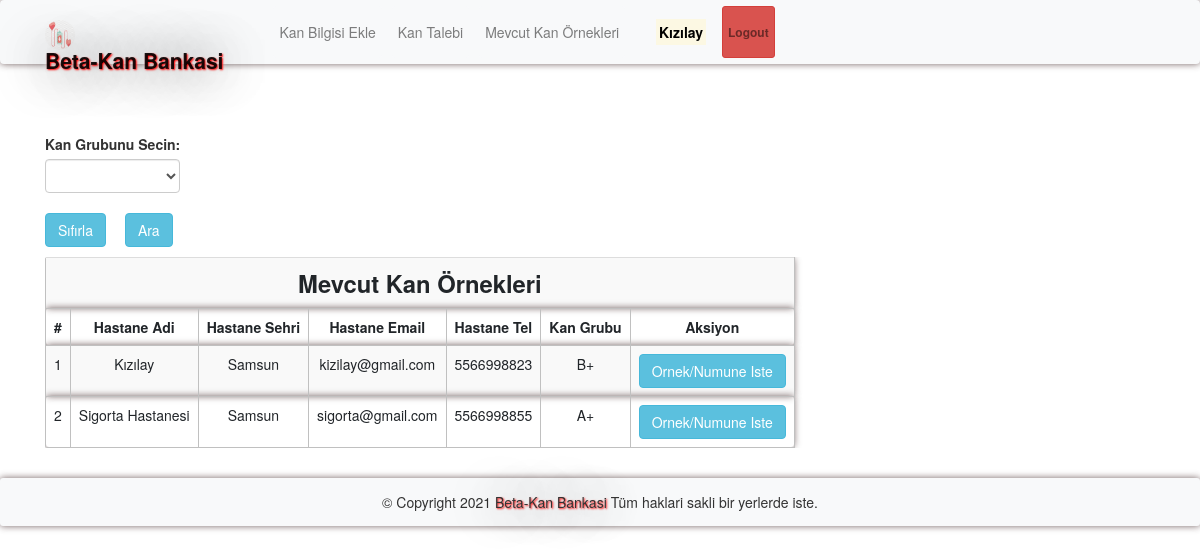
Page /abs.php (signed in) on the committed database.
### tables this page shows
CREATE TABLE `bloodinfo` (
  `bid` int(11) NOT NULL,
  `hid` int(11) NOT NULL,
  `bg` varchar(10) NOT NULL
);

CREATE TABLE `hospitals` (
  `id` int(11) NOT NULL,
  `hname` varchar(100) NOT NULL,
  `hemail` varchar(100) NOT NULL,
  `hpassword` varchar(100) NOT NULL,
  `hphone` varchar(100) NOT NULL,
  `hcity` varchar(100) NOT NULL
);

### message.php (called while the page is built, shortened)
<?php $counter=0; if(isset($_GET['msg'])) { ?>
	<div class="col-5 alert alert alert-success alert-dismissible fade show card" id="message">
		<button type="button" class="close" data-dismiss="alert" title="close">&times;</button><?php echo $_GET['msg'];?>
	</div>
<?php }?>

### abs.php (the view, shortened to what this page needs)
<?php
require 'file/connection.php';
if(isset($_GET['Ara']))
{
    $searchKey = $_GET['Ara'];
    $sql = "select bloodinfo.*, hospitals.* from bloodinfo, hospitals WHERE bloodinfo.hid=hospitals.id && bg LIKE '%$searchKey%'";
}
else{
    $sql = "select bloodinfo.*, hospitals.* from bloodinfo, hospitals WHERE bloodinfo.hid=hospitals.id";
}
$result = mysqli_query($conn, $sql);
?>
<!DOCTYPE html>
<html>
<?php require 'head.php'; ?>
<body>
    <?php require 'header.php'; ?>
    <div class="container cont">
        <?php require 'message.php'; ?>
        <div class="row col-lg-8 col-md-8 col-sm-12 mb-3">
            <form method="get" action="" style="margin-top:-20px; ">
            <label class="font-weight-bolder">Kan Grubunu Secin:</label>
               <select name="Ara" class="form-control">
               <option><?php echo @$_GET['Ara']; ?></option>
               <option value="A+">A+</option>
               </select><br>
               <a href="abs.php" class="btn btn-info mr-4"> Sıfırla</a>
               <input type="submit" name="submit" class="btn btn-info" value="Ara">
           </form>
        </div>
        <table class="table table-responsive table-striped rounded mb-5">
            <tr><th colspan="7" class="title">Mevcut Kan Örnekleri</th></tr>
            <tr>
                <th>#</th>
                <th>Hastane Adi</th>
                <th>Hastane Sehri</th>
                <th>Hastane Email</th>
                <th>Hastane Tel</th>
                <th>Kan Grubu</th>
                <th>Aksiyon</th>
            </tr>
        <?php while($row = mysqli_fetch_array($result)) { ?>
            <tr>
                <td><?php echo ++$counter;?></td>
                <td><?php echo $row['hname'];?></td>
                <td><?php echo ($row['hcity']); ?></td>
                <td><?php echo ($row['hemail']); ?></td>
                <td><?php echo ($row['hphone']); ?></td>
                <td><?php echo ($row['bg']); ?></td>
                <form action="file/request.php" method="post">
                <?php if (isset($_SESSION['hid'])) {
                ?>
                <td>
                <a href="javascript:void(0);" class="btn btn-info hospital">Ornek/Numune Iste</a></td>
                <?php }
                    else {(isset($_SESSION['rid']))
                ?>
                <td>
                <input type="submit" name="request" class="btn btn-info" value="Request Sample"></td>
                <?php } ?>
                </form>
            </tr>
        <?php } ?>
        </table>
    </div>
    <?php require 'footer.php'
    ?>
</body>

### head.php (shortened to what this page needs)
<head>
    <link rel="stylesheet" href="https://maxcdn.bootstrapcdn.com/bootstrap/4.5.0/css/bootstrap.min.css">
    <link rel="stylesheet" type="text/css" href="../library/css/bootstrap.min.css"/>
    <link href="css/style.css" rel="stylesheet"/>
</head>

### header.php (shortened to what this page needs)
<nav class="navbar navbar-expand-sm navbar-light bg-light sticky-top">
	<div class="container">
		<a class="navbar-brand" href="index.php"><img src="image/favicon.png" width="30" height="30" class="rounded-circle">Beta-Kan Bankasi </a>
          <div class="collapse navbar-collapse" id="collapsibleNavbar">
        <?php if (isset($_SESSION['hid'])) { ?>
		<ul class="navbar-nav ml-auto">
			<li class="nav-item">
				<a class="nav-link btn btn-light" href="bloodinfo.php">Kan Bilgisi Ekle</a>
            </li>
            <li class="nav-item">
                <a class="nav-link btn btn-light" href="bloodrequest.php">Kan Talebi</a>
            </li>
			<li class="nav-item">
				<a class="nav-link btn btn-light" href="abs.php">Mevcut Kan Örnekleri</a>
            </li>
            <li class="nav-item">
                <a href="hprofile.php?id=<?php echo $_SESSION['hid']; ?>" class="nav-link btn font-weight-bold"><img src="image/hospital.png" width="15" height="15" class="rounded-circle"><mark><?php echo $_SESSION['hname']; ?></mark></a>
            </li>
            <li class="nav-item">
                <a class="nav-link btn btn-danger btn-sm font-weight-bold" href="logout.php">Logout</a>
            </li>
        </ul>
        <?php } ?>
       </div>
    </div>
</nav>

### footer.php (shortened to what this page needs)
<footer class="footer text-center bg-light">
	© Copyright <span id="demo"></span> <span class="brand">Beta-Kan Bankasi </span> Tüm haklari sakli bir yerlerde iste.
</footer>

### css/style.css (style rules this page uses)
.cont { padding-top: 40px; text-align: justify; font-size: 1em; }
.card ,nav, .footer,tr,video { border-radius: 3px; transition: all 200ms ease-out; box-shadow: 0px 0px 7px rgba(97, 75, 75, 0.87); }
tr,th,td { border:0.1px solid silver; text-align: center; }
.nav-item { margin-left: 10px; }
.navbar-brand { text-shadow: 1px 1px 2px red, 0 0 50px black, 0 0 5px white; font-weight: bold; font-size: 1.5em; }
.title { font-weight: bold; font-size: 1.7em; text-transform: capitalize; text-align: center; }
.brand { text-shadow: 1px 1px 2px red, 0 0 50px black, 0 0 5px white; }
.rounded-circle { margin-top: -2.5px; }
form { padding-top: 20px; }
a:link { text-decoration: none; }
.footer { padding: 14px; }

### rows in the picture
bloodinfo: hid.hname "Kızılay", hid.hcity "Samsun", hid.hemail "kizilay@gmail.com", hid.hphone "5566998823", bg "B+"
bloodinfo: hid.hname "Sigorta Hastanesi", hid.hcity "Samsun", hid.hemail "sigorta@gmail.com", hid.hphone "5566998855", bg "A+"

### other values in the picture
$_SESSION['hname'] "Kızılay"
